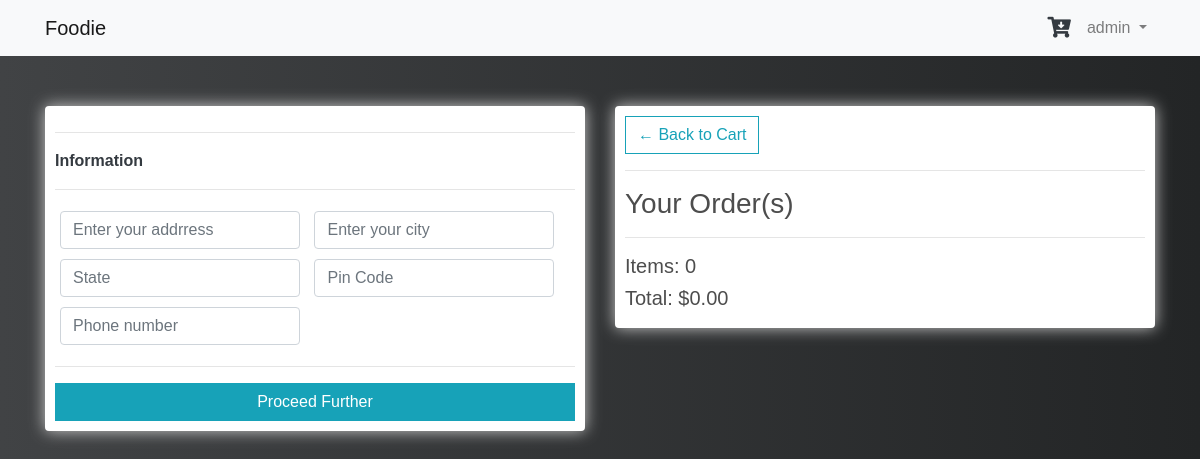
/home/checkout/ (signed in), run on an earlier commit of the app's database.
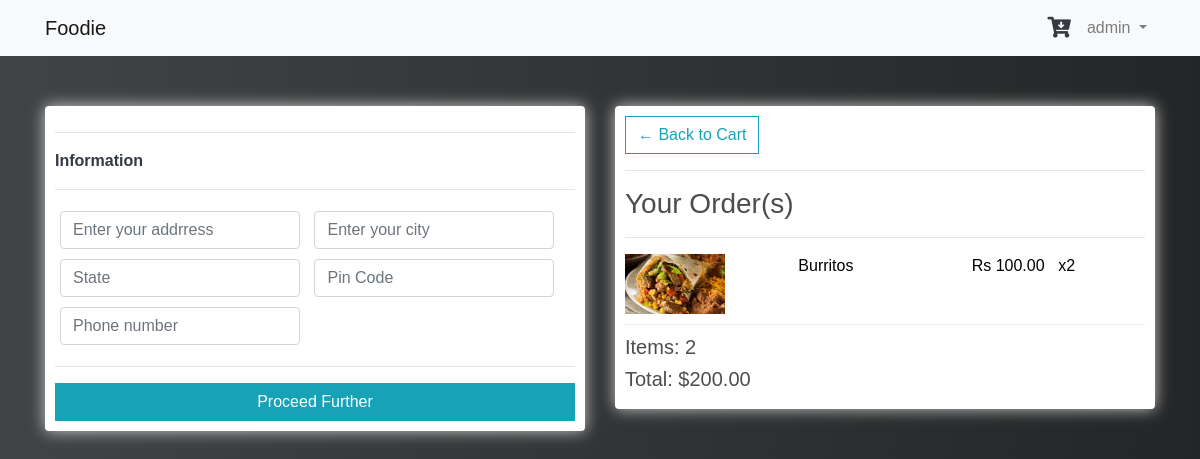
And on a later commit of the database.
### product/models.py (models this page shows, shortened)
class Order(models.Model):
	customer = models.ForeignKey(Customer, on_delete=models.SET_NULL, null=True, blank=True)
	date_ordered = models.DateTimeField(auto_now_add=True)
	complete = models.BooleanField(default=False)
	transaction_id = models.CharField(max_length=100, null=True)
	@property
	def get_cart_total(self):
		orderitems = self.orderitem_set.all()
		total = sum([item.get_total for item in orderitems])
		return total
	@property
	def get_cart_items(self):
		orderitems = self.orderitem_set.all()
		total = sum([item.quantity for item in orderitems])
		return total

class OrderItem(models.Model):
	product = models.ForeignKey(thing, on_delete=models.SET_NULL, null=True)
	order = models.ForeignKey(Order, on_delete=models.SET_NULL, null=True)
	quantity = models.IntegerField(default=0, null=True, blank=True)
	date_added = models.DateTimeField(auto_now_add=True)
	@property
	def get_total(self):
		total = self.product.thing_price * self.quantity
		return total

class  thing(models.Model):
	thing_title = models.CharField(max_length = 250)
	thing_price = models.IntegerField()
	thing_description = models.CharField(max_length = 500)
	thing_buy = models.BooleanField(default=False)
	thing_photo = models.FileField()

### product/views.py (the view)
# urls.py: path('checkout/', views.checkout, name="checkout"),
def checkout(request):
	if request.user.is_authenticated:
		customer = request.user.customer
		order, created = Order.objects.get_or_create(customer=customer, complete=False)
		items = order.orderitem_set.all()
		cartItems = order.get_cart_items
	else:
		items = []
		order = {'get_cart_total':0, 'get_cart_items':0, 'shipping':False}
		cartItems = order['get_cart_items']
	context = {'items':items, 'order':order, 'cartItems':cartItems}
	return render(request, 'product/checkout.html', context)

### product/templates/product/checkout.html (shortened to what this page needs)
{% extends 'product/base.html' %}
{% block body %}
     <div class="row mt-5 pt-5">
		<div class="col-lg-6">
			<div class="box-element" id="form-wrapper">
				<form id="form">
					<div id="shipping-info">
						<hr>
						<p class="text-dark"><strong>Information</strong></p>
						<hr>
						<div class="form-field">
							<input id="input-1" required class="form-control" type="text" name="address" placeholder="Enter your addrress">
						</div>
						<div class="form-field">
							<input id="input-2" required class="form-control" type="text" name="city" placeholder="Enter your city">
						</div>
						<div class="form-field">
							<input id="input-3" required class="form-control" type="text" name="state" placeholder="State">
						</div>
						<div class="form-field">
							<input id="input-4" required class="form-control" type="text" name="zipcode" placeholder="Pin Code">
						</div>
						<div class="form-field">
							<input id="input-5" required maxlength="10" class="form-control" type="text" name="country" placeholder="Phone number">
						</div>
					</div>
					<hr>
				</form>
				<button id="continue" class="btn btn-info btn-block" >Proceed Further</button>
			</div>
			<br>
		</div>
		<div class="col-lg-6">
			<div class="box-element">
				<a  class="btn btn-outline-info" href="{% url 'cart' %}">&#x2190; Back to Cart</a>
				<hr>
				<h3>Your Order(s)</h3>
				<hr>
				{% for item in items %}
				<div class="cart-row">
					<div style="flex:2"><img class="row-image" src="{{item.product.thing_photo.url}}"></div>
					<div style="flex:2"><p>{{item.product.thing_title}}</p></div>
					<div style="flex:1"><p>Rs {{item.product.thing_price|floatformat:2}}</p></div>
					<div style="flex:1"><p>x{{item.quantity}}</p></div>
				</div>
				{% endfor %}
				<h5>Items:   {{order.get_cart_items}}</h5>
				<h5>Total:   ${{order.get_cart_total|floatformat:2}}</h5>
			</div>
		</div>
	</div>
{% endblock body %}

What changed in the data, as far as the page shows it:
removed Order: get_cart_items "0", get_cart_total "0.00"
added OrderItem: product.thing_photo (picture), product.thing_title "Burritos", product.thing_price "100.00", quantity "2"
added Order: get_cart_items "2", get_cart_total "200.00"
